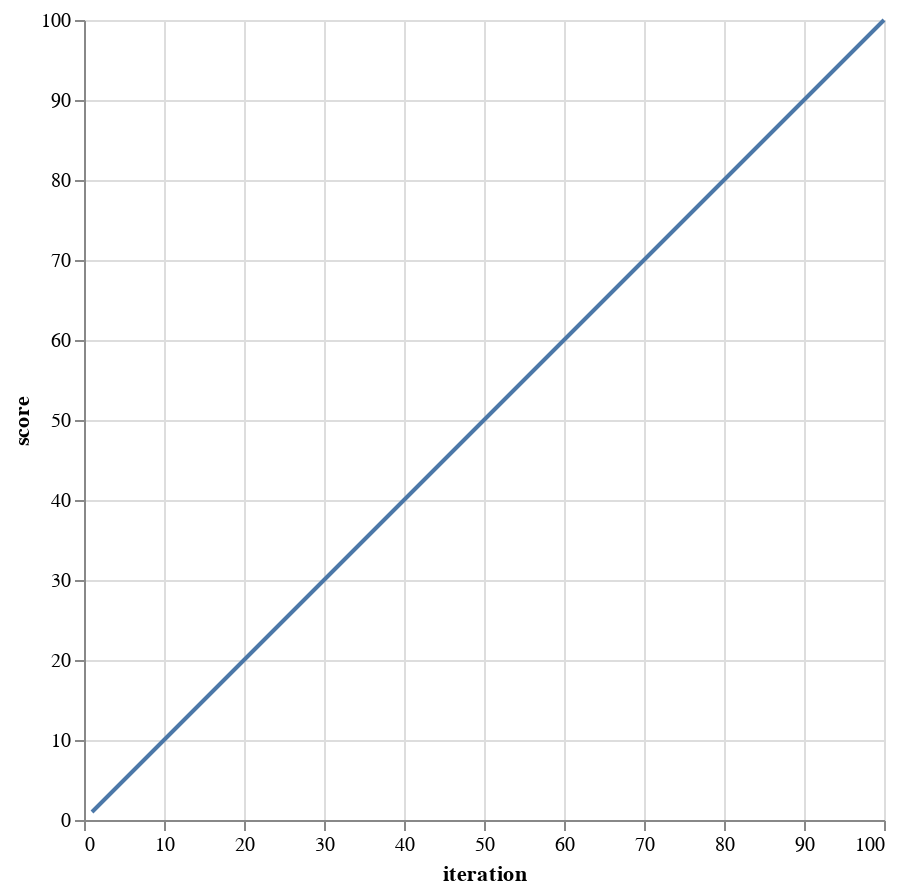

The notebook cell saved with this chart:
### Markdown cell above
Elixir has numbers, strings, and variables. Code comments start with `#`:

### Code cell
# Numbers
IO.inspect(40 + 2)

# Strings
variable = "hello" <> " world"
IO.inspect(variable)

### Figure 1 — Vega-Lite specification as saved in the notebook (floating-point values rounded to 4 significant figures)
{"$schema": "https://vega.github.io/schema/vega-lite/v4.json", "data": {"values": [{"iteration": 1, "score": 1}, {"iteration": 2, "score": 2}, {"iteration": 3, "score": 3}, {"iteration": 4, "score": 4}, {"iteration": 5, "score": 5}, {"iteration": 6, "score": 6}, {"iteration": 7, "score": 7}, {"iteration": 8, "score": 8}, {"iteration": 9, "score": 9}, {"iteration": 10, "score": 10}, {"iteration": 11, "score": 11}, {"iteration": 12, "score": 12}, {"iteration": 13, "score": 13}, {"iteration": 14, "score": 14}, {"iteration": 15, "score": 15}, {"iteration": 16, "score": 16}, {"iteration": 17, "score": 17}, {"iteration": 18, "score": 18}, {"iteration": 19, "score": 19}, {"iteration": 20, "score": 20}, {"iteration": 21, "score": 21}, {"iteration": 22, "score": 22}, {"iteration": 23, "score": 23}, {"iteration": 24, "score": 24}, {"iteration": 25, "score": 25}, {"iteration": 26, "score": 26}, {"iteration": 27, "score": 27}, {"iteration": 28, "score": 28}, {"iteration": 29, "score": 29}, {"iteration": 30, "score": 30}, {"iteration": 31, "score": 31}, {"iteration": 32, "score": 32}, {"iteration": 33, "score": 33}, {"iteration": 34, "score": 34}, {"iteration": 35, "score": 35}, {"iteration": 36, "score": 36}, {"iteration": 37, "score": 37}, {"iteration": 38, "score": 38}, {"iteration": 39, "score": 39}, {"iteration": 40, "score": 40}, {"iteration": 41, "score": 41}, {"iteration": 42, "score": 42}, {"iteration": 43, "score": 43}, {"iteration": 44, "score": 44}, {"iteration": 45, "score": 45}, {"iteration": 46, "score": 46}, {"iteration": 47, "score": 47}, {"iteration": 48, "score": 48}, {"iteration": 49, "score": 49}, {"iteration": 50, "score": 50}, {"iteration": 51, "score": 51}, {"iteration": 52, "score": 52}, {"iteration": 53, "score": 53}, {"iteration": 54, "score": 54}, {"iteration": 55, "score": 55}, {"iteration": 56, "score": 56}, {"iteration": 57, "score": 57}, {"iteration": 58, "score": 58}, {"iteration": 59, "score": 59}, {"iteration": 60, "score": 60}, {"iteration": 61, "score": 61}, {"iteration": 62, "score": 62}, {"iteration": 63, "score": 63}, {"iteration": 64, "score": 64}, {"iteration": 65, "score": 65}, {"iteration": 66, "score": 66}, {"iteration": 67, "score": 67}, {"iteration": 68, "score": 68}, {"iteration": 69, "score": 69}, {"iteration": 70, "score": 70}, {"iteration": 71, "score": 71}, {"iteration": 72, "score": 72}, {"iteration": 73, "score": 73}, {"iteration": 74, "score": 74}, {"iteration": 75, "score": 75}, {"iteration": 76, "score": 76}, {"iteration": 77, "score": 77}, {"iteration": 78, "score": 78}, {"iteration": 79, "score": 79}, {"iteration": 80, "score": 80}, {"iteration": 81, "score": 81}, {"iteration": 82, "score": 82}, {"iteration": 83, "score": 83}, {"iteration": 84, "score": 84}, {"iteration": 85, "score": 85}, {"iteration": 86, "score": 86}, {"iteration": 87, "score": 87}, {"iteration": 88, "score": 88}, {"iteration": 89, "score": 89}, {"iteration": 90, "score": 90}, {"iteration": 91, "score": 91}, {"iteration": 92, "score": 92}, {"iteration": 93, "score": 93}, {"iteration": 94, "score": 94}, {"iteration": 95, "score": 95}, {"iteration": 96, "score": 96}, {"iteration": 97, "score": 97}, {"iteration": 98, "score": 98}, {"iteration": 99, "score": 99}, {"iteration": 100, "score": 100}]}, "encoding": {"x": {"field": "iteration", "type": "quantitative"}, "y": {"field": "score", "type": "quantitative"}}, "height": 400, "mark": "line", "width": 400}
